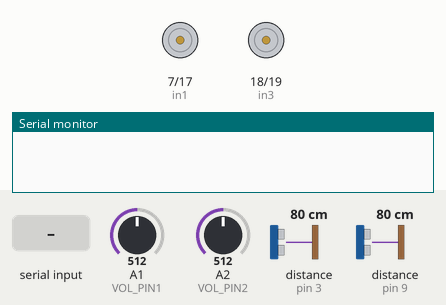
This sketch was run on a simulated Arduino Uno, built with avr-gcc and run on an emulated ATmega328P. On the bench: motor-driver pin pairs drawn as motors (green arrow = first pin HIGH = forward, orange = second pin HIGH = backward, longer = more drive, scaled by the enable pin), the last lines printed to the serial monitor. The inputs (shaded band) are chosen by the test bench; at power-on: distance to the obstacle (sensors on pin 3, pin 9) 80 cm, A2 (VOL_PIN2) = 512, A1 (VOL_PIN1) = 512. The echo pulse lasts 58.3 µs per cm.

Above: at 1.2 s.
1.3 s: "A" received over Serial
At 1.9 s:
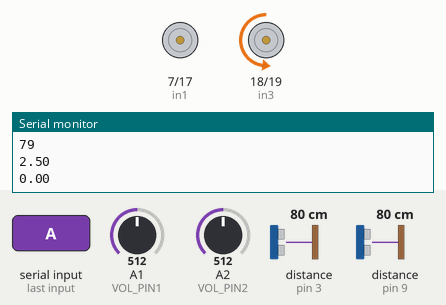
2.8 s: distance to the obstacle (sensor on pin 3) set to 23 cm
4.3 s: distance to the obstacle (sensor on pin 3) set to 18 cm
At 4.91 s:
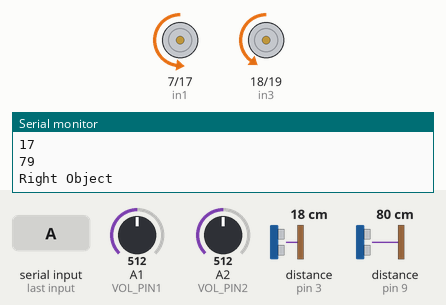
7.3 s: A2 (VOL_PIN2) set to 604
10.3 s: A2 (VOL_PIN2) set to 623
At 11.01 s:
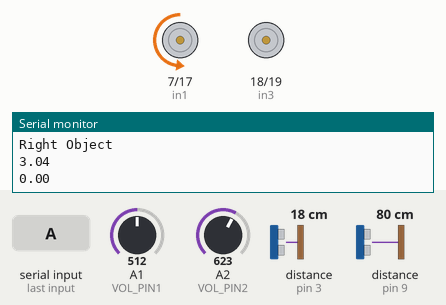
13.3 s: A2 (VOL_PIN2) set to 306
Timing chart, 0 to 17.3 s (numbered marks = the images above; inputs shaded):
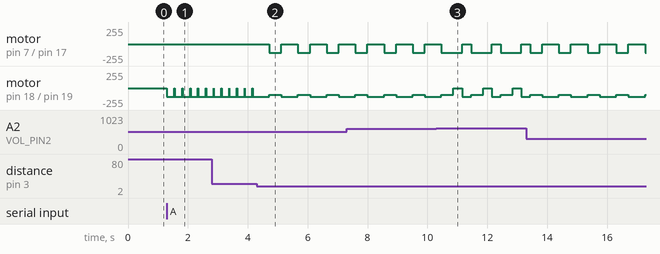

The sketch:

ardfinal.ino
```cpp
#include <SoftwareSerial.h>

int enA = 5;
int in1 = 7;
int in2 = 17;
int enB = 6;
int in3 =18;
int in4 = 19;
int read1;
int read2;
float volt1;
float volt2;

const int VOL_PIN1 = 15; //5
const int VOL_PIN2 = 16; //4

const int trigPinL = 8;

const int echoPinL = 9;
const int trigPinR = 2;
const int echoPinR = 3;
long duration = 0;
int distance=0;
int distanceL=0;
int distanceR=0;
int sumRight=0;
int sumLeft=0;
float Distance(const int trigPin,const int echoPin);

char espData = '0';
char server =' ';
char Dir;
char readStringEsp();

void Forword();
void Backword();
void Left();
void Right();
void Stop();


void setup(){
Serial.begin(9600);
//espSerial.begin(115200);

pinMode(enA, OUTPUT);
pinMode(enB, OUTPUT);
pinMode(in1, OUTPUT);
pinMode(in2, OUTPUT);
pinMode(in3, OUTPUT);
pinMode(in4, OUTPUT);

pinMode(VOL_PIN1, INPUT);
pinMode(VOL_PIN2, INPUT);

pinMode(trigPinL, OUTPUT);
pinMode(echoPinL, INPUT);
pinMode(trigPinR, OUTPUT);
pinMode(echoPinR, INPUT);

}

void loop() {

espData = readStringEsp();
if (espData == 'A' || espData == 'M'){
  server = espData;
  }
else{
  Dir = espData;
  }

while(server == 'M'){
  espData = readStringEsp();
  Serial.println(espData);

 if (espData == 'A' || espData == 'M'){
    server = espData;
  }
  else{
    Dir = espData;
  }
 // Serial.println("Manual");
  if(Dir == 's'){
   Serial.println("Stop");
   Stop();
   }
  else if(Dir == 'b'){
    Serial.println("back");
    Backword();
    }
  else if(Dir == 'f'){
    Serial.println("Forword");
    Forword();
    }
  else if(Dir == 'l'){
    Serial.println("Left");
    Left();
    }
  else if(Dir == 'r'){
    Serial.println("Right");
    Right();
    }
 }

while(server == 'A'){
  /*espData = readStringEsp();
  Serial.println(espData);

  if (espData == 'A' || espData == 'M'){
    server = espData;
  }
  else{
    Dir = espData;
  } */
 Serial.println("Automatic");
 while ( espData != 'M' )
 {
read1 = analogRead( VOL_PIN1 );
read1 = analogRead( VOL_PIN2 );
volt1 = read1 * 5.0 / 1023.0;
volt2 = read2 * 5.0 / 1023.0;
Serial.println(volt1);
Serial.println(volt2);

if ((volt1 >3) && (volt2 >3)){
//  digitalWrite(7,HIGH);
      Stop();
      Forword();
     // delay(50);
      delay(250);
      Stop();
    }
 else if ((volt1 >3) && (volt2 <3)){
//      digitalWrite(7,HIGH);
      Stop();
      Right();
      delay(250);
      Stop();
    }
 else if ((volt2 >3) && (volt1 <3)){
//      digitalWrite(7,LOW);
     // Right();
     // delay(250);
      Stop();
    }
 else if ((volt1 <3) && (volt2 <3)){
//      digitalWrite(7,LOW);
       Stop();
       Left();
      delay(250);
      // delay(50);
      Stop();
    }
 else {
        analogWrite(enA, 0);
        analogWrite(enB, 0); }


  distanceR =Distance(trigPinR,echoPinR);
  Serial.println(distanceR);
  distanceL = Distance(trigPinL,echoPinL);
  Serial.println(distanceL);

  if((distanceR <20)&&(distanceL > 20) && (distanceR != 0)&&(distanceL != 0)){
    Serial.println("Right Object");
    Left();
    delay(300);
    Forword();
    delay(400);
    Stop();

    }
  else if((distanceR >20)&&(distanceL < 20) && (distanceR != 0)&&(distanceL != 0)){
    Serial.println("Left Object");
    Right();
    delay(300);
    Forword();
    delay(400);
    Stop();
    }
    //delay(3000)

   }
}
}

void Forword(){

  digitalWrite(in1, LOW);
  digitalWrite(in2, HIGH);
  digitalWrite(in3, LOW);
  digitalWrite(in4,HIGH);
  analogWrite(enA, 130);
  analogWrite(enB, 100);

  }

void Backword(){
  digitalWrite(in1, HIGH);
  digitalWrite(in2, LOW);
  digitalWrite(in3, HIGH);
  digitalWrite(in4, LOW)  ;
  analogWrite(enA, 100);
  analogWrite(enB, 100);
 //analogWrite(enA, 130);
  //analogWrite(enB, 215);
}
void Left(){
  digitalWrite(in1, HIGH);
  digitalWrite(in2, LOW);
  digitalWrite(in3, LOW);
  digitalWrite(in4, HIGH);
  analogWrite(enA, 0);
  analogWrite(enB, 130);
 /* analogWrite(enA, 130);
  analogWrite(enB, 215);
  digitalWrite(in1,HIGH);*/
  //Stop();
  }
void Right(){
  digitalWrite(in1, LOW);
  digitalWrite(in2, HIGH);
  digitalWrite(in3, HIGH);
  digitalWrite(in4, LOW);
  analogWrite(enA, 130);
  analogWrite(enB, 0);
  delay(30);
  }
void Stop(){
  digitalWrite(in1, LOW);
  digitalWrite(in2, LOW);
  digitalWrite(in3, LOW);
  digitalWrite(in4, LOW);
  analogWrite(enA, 0);
  analogWrite(enB, 0);
  }

 char readStringEsp() {
  char dataRecieved ;
  char chBuffer;
  while (Serial.available() > 0) {
    chBuffer =  (char) Serial.read();
    dataRecieved = chBuffer;
    //Serial.println(dataRecieved);
    return dataRecieved;
   }
   }

 float Distance(const int trigPin,const int echoPin){
  digitalWrite(trigPin, LOW);
  delayMicroseconds(2);
  digitalWrite(trigPin, HIGH);
  delayMicroseconds(10);
  digitalWrite(trigPin, LOW);
  duration = pulseIn(echoPin, HIGH);
  distance= duration*0.034/2;
  return distance;
  }
```

Measured:
- the behaviour switches between 21 and 20 cm on distance to the obstacle (sensor on pin 3) (found by bisection; images 1 and 2)
- the behaviour switches between 613 and 614 on A2 (VOL_PIN2) (found by bisection; images 2 and 3)
- after the input at 1.3 s, motor on pin 18 (in3) / pin 19 (in4): alternates backward 130/255 for 0.25 s and stopped for 0.01 s, starting at once
- after the input at 4.3 s, motor on pin 7 (in1) / pin 17 (in2): alternates backward 130/255 for 0.40 s and stopped for 0.56 s, starting after 0.42 s; motor on pin 18 (in3) / pin 19 (in4): alternates backward 130/255 for 0.56 s and backward 100/255 for 0.40 s, starting after 0.42 s
